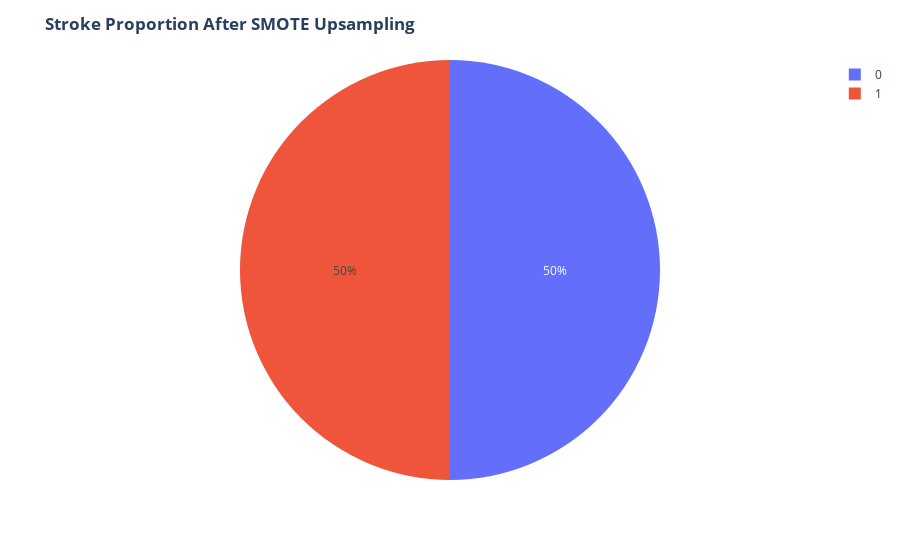

Notebook source saved alongside this figure:
### Code cell
fig = ex.pie(usampled_df,names='lvo')
fig.update_layout(title='<b>Stroke Proportion After SMOTE Upsampling<b>')
fig.show()

### Figure 1 — Plotly figure (JSON) as saved in the notebook; plotly's stock layout.template omitted (floating-point values rounded to 4 significant figures)
{"data": [{"domain": {"x": [0, 1], "y": [0, 1]}, "hovertemplate": "lvo=%{label}<extra></extra>", "labels": [0, 0, 0, 1, 1, 0, 1, 0, 0, 0, 0, 0, 0, 0, 0, 1, 0, 0, 0, 0, 1, 0, 0, 0, 0, 1, 0, 0, 0, 0, 0, 0, 0, 0, 0, 0, 0, 0, 1, 0, 0, 0, 0, 1, 0, 0, 0, 0, 0, 0, 1, 0, 0, 0, 0, 1, 1, 0, 1, 0, 0, 1, 0, 0, 0, 0, 1, 1, 1, 1, 1, 1, 1, 1, 1, 1, 0, 1, 0, 0, 0, 1, 0, 1, 0, 0, 1, 1, 1, 1, 1, 1, 1, 1, 1, 1, 1, 1, 1, 1, 1, 1, 1, 1, 1, 1, 1, 1, 1, 1, 1, 1, 1, 1, 1, 1, 1, 1, 1, 1], "legendgroup": "", "name": "", "showlegend": true, "type": "pie"}], "layout": {"legend": {"tracegroupgap": 0}, "margin": {"t": 60}, "title": {"text": "<b>Stroke Proportion After SMOTE Upsampling<b>"}}}
